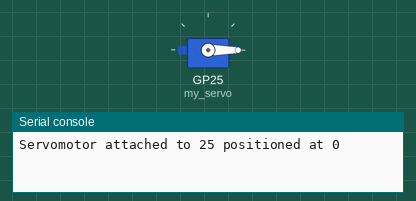
Recording of a program running on a simulated Raspberry Pi Pico running MicroPython. Parts: servo, the last lines printed to the serial console. Servo angles are drawn from the pulse width (0.5 ms = 0°, 2.5 ms = 180°). At 4.0 s the program stops and its outputs stay as they are.

Above: at 0.1 s.
At 3.1 s:
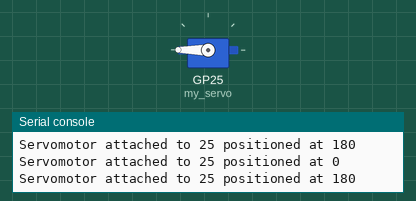
Timing chart, 0 to 4.6 s (numbered marks = the images above):
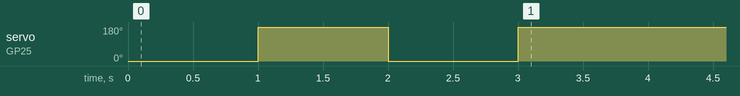

The program:

servomotor.py
```python
from utime import sleep
from machine import Pin, PWM

class Servo():
    def __init__(self,pin):
        self.pin = pin
        self.pwm = PWM(Pin(self.pin))
        self.pwm.freq(50)
        self.__min=1000
        self.__max=9000
        self.__conversion=(self.__max-self.__min)/180

    def move(self,angle: float):
        self.angle = angle
        self.duty=int(self.__min+self.angle*self.__conversion)
        self.pwm.duty_u16(self.duty)

    def __str__(self):
        return("Servomotor attached to "+str(self.pin)+" positioned at "+str(self.angle))

if __name__ == '__main__':
    my_servo= Servo(25)
    for i in range(2):
        my_servo.move(0)
        print(my_servo)
        sleep(1)
        my_servo.move(180)
        print(my_servo)
        sleep(1)
    
```

Measured:
- by itself, servo on GP25 (my_servo): 0° → 180° at 1.0 s, → 0° 1.0 s later, → 180° 1.0 s later
